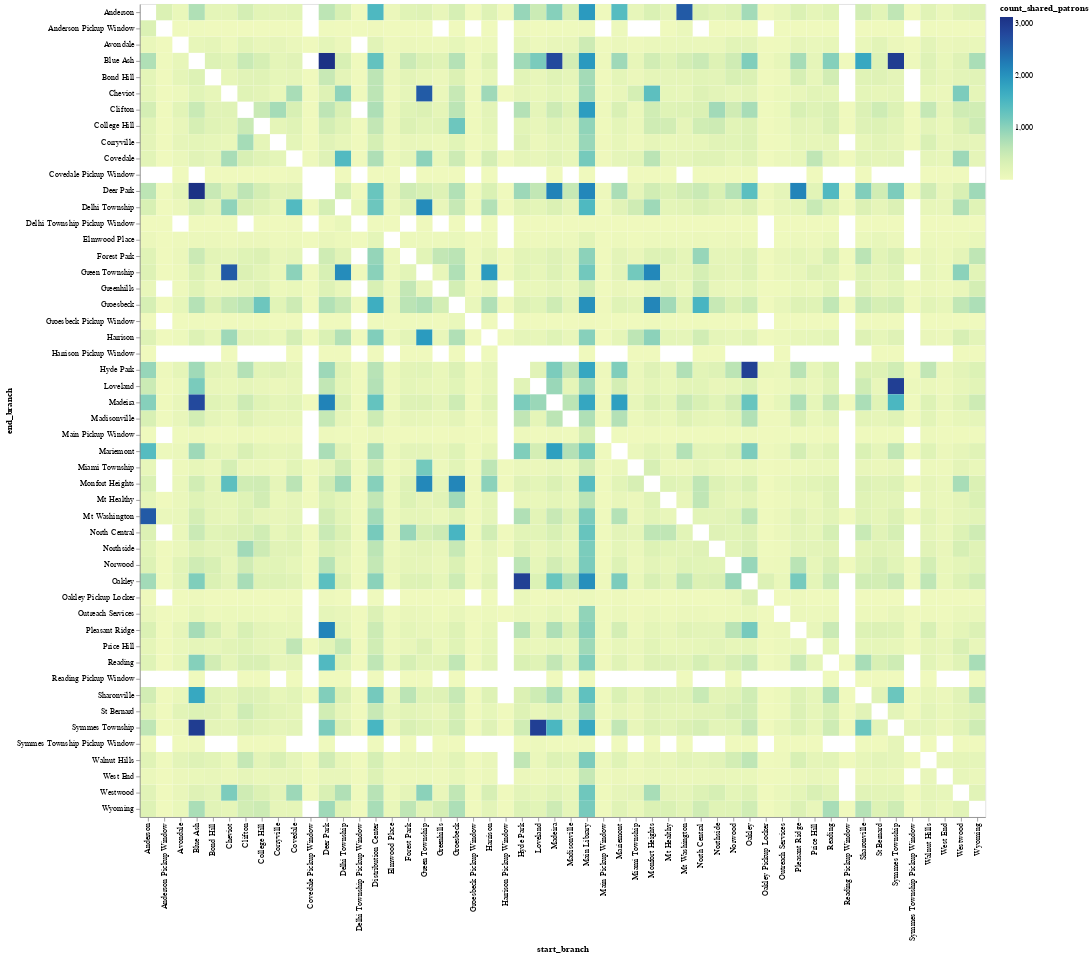

Notebook code cell kept with this figure:
### Code cell
# Filter rows where 'start_branch' and 'end_branch' have different values
filtered_df = df.loc[df['start_branch'] != df['end_branch']]

# # Calculate the sum of 'count_shared_patrons' for each unique 'end_branch'
# sum_of_shared_patrons = filtered_df.groupby('end_branch')['count_shared_patrons'].sum().reset_index()

# # Create a mapping of 'end_branch' to their corresponding sum
# sum_mapping = dict(zip(sum_of_shared_patrons['end_branch'], sum_of_shared_patrons['count_shared_patrons']))

# # Convert 'end_branch' to categorical with custom sorting order
# filtered_df['end_branch'] = pd.Categorical(filtered_df['end_branch'], categories=sorted(sum_mapping, key=sum_mapping.get, reverse=False))

chart1 = alt.Chart(filtered_df).mark_rect().encode(
    x=alt.X('start_branch:O'),
    y=alt.Y('end_branch:O'),
    color='count_shared_patrons:Q',
    tooltip=[
        alt.Tooltip('start_branch:O', title='Start Branch'),
        alt.Tooltip('end_branch:O', title='End Branch'),
        alt.Tooltip('count_shared_patrons:Q', title='Count of Shared Patrons')
    ]
)

chart1

### Figure 1 — Vega-Lite specification as saved in the notebook (floating-point values rounded to 4 significant figures; data arrays with more than 128 entries replaced by an {"elided": "..."} marker saying what was removed)
{"config": {"view": {"continuousWidth": 300, "continuousHeight": 300}}, "data": {"name": "data-a7c8ebc080c2baa9722dbd80207250f3"}, "mark": {"type": "rect"}, "encoding": {"color": {"field": "count_shared_patrons", "type": "quantitative"}, "tooltip": [{"field": "start_branch", "title": "Start Branch", "type": "ordinal"}, {"field": "end_branch", "title": "End Branch", "type": "ordinal"}, {"field": "count_shared_patrons", "title": "Count of Shared Patrons", "type": "quantitative"}], "x": {"field": "start_branch", "type": "ordinal"}, "y": {"field": "end_branch", "type": "ordinal"}}, "$schema": "https://vega.github.io/schema/vega-lite/v5.8.0.json", "datasets": {"data-a7c8ebc080c2baa9722dbd80207250f3": {"elided": "2320 records"}}}
